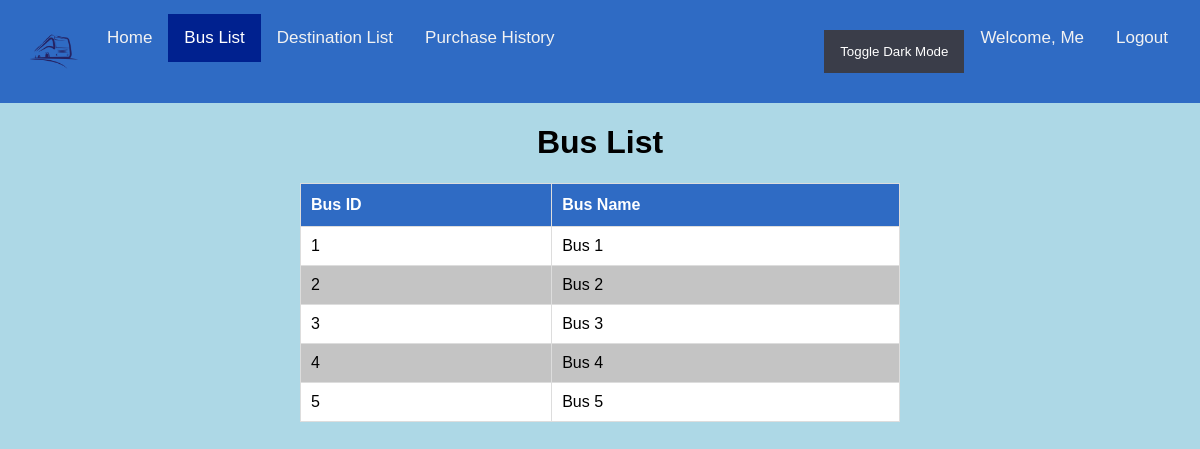
Page /busList.php (signed in) on the committed database.
### tables this page shows
CREATE TABLE `bus` (
  `bus_id` int(11) NOT NULL,
  `bus_name` varchar(50) NOT NULL
);

### busList.php (the view, shortened to what this page needs)
<html>
    <head>
        <link rel="stylesheet" href="style.css">
    </head>
    <body>
        <center>
        <?php
            include ('header.php');
        ?>
        <h1>Bus List</h1>
        <?php
            require("database.php");
            $sql= "SELECT * FROM bus ";
            $result = $connect->query($sql);
            if($result->num_rows > 0) {
                echo "<table id='table' border='1'>
                        <tr>
                        <th>Bus ID</th>
                        <th>Bus Name</th>
                        </tr>";
                while($row = $result->fetch_assoc()) {
                        echo "<tr>";
                        echo "<td>".$row['bus_id']."</td>";
                        echo "<td>".$row['bus_name']."</td>";
                        echo "</tr>";
                    }
                    echo "</table>";
                    } else {
                        echo "0 results";
                    }
        ?>
        </center>
    </body>
</html>

### style.css (style rules this page uses)
body { margin-top: 0; margin-left: 0; margin-right: 0; margin-bottom: 50; background-color: lightblue; }
h1 { font-family: "Trebuchet MS", Arial, Helvetica, sans-serif; }
#table { font-family: "Trebuchet MS", Arial, Helvetica, sans-serif; border-collapse: collapse; width: 50%; }
#table td, #table th { border: 1px solid #ddd; padding: 10px; color: black; }
#table tr:nth-child(even) { background-color: #ffffff; }
#table tr:nth-child(odd) { background-color: #c4c4c4; }
#table th { padding-top: 12px; padding-bottom: 12px; text-align: left; background-color: rgb(47, 107, 196); color: white; }

### rows in the picture
bus: bus_id "1", bus_name "Bus 1"
bus: bus_id "2", bus_name "Bus 2"
bus: bus_id "3", bus_name "Bus 3"
bus: bus_id "4", bus_name "Bus 4"
bus: bus_id "5", bus_name "Bus 5"

### other values in the picture
$_SESSION['username'] "Me"
